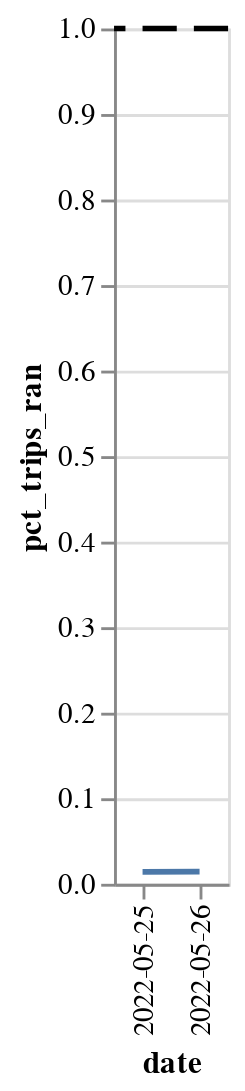

The code cell stored with this chart in its notebook:
### Code cell
chart = (
    alt.Chart(final)
    .mark_line()
    .encode(x="date", y="pct_trips_ran")
)

yrule = (
    alt.Chart().mark_rule(strokeDash=[12, 6], size=2).encode(y=alt.datum(1))
)


chart + yrule

### Figure 1 — Vega-Lite specification as saved in the notebook (floating-point values rounded to 4 significant figures)
{"config": {"view": {"continuousWidth": 400, "continuousHeight": 300}}, "layer": [{"data": {"name": "data-cd609f12b46995635ee060d6d2e0dd9a"}, "mark": "line", "encoding": {"x": {"field": "date", "type": "nominal"}, "y": {"field": "pct_trips_ran", "type": "quantitative"}}}, {"data": {"name": "empty"}, "mark": {"type": "rule", "size": 2, "strokeDash": [12, 6]}, "encoding": {"y": {"datum": 1}}}], "$schema": "https://vega.github.io/schema/vega-lite/v4.17.0.json", "datasets": {"data-cd609f12b46995635ee060d6d2e0dd9a": [{"date": "2022-05-25", "pct_trips_ran": 0.01394}, {"date": "2022-05-26", "pct_trips_ran": 0.01431}], "empty": [{}]}}
